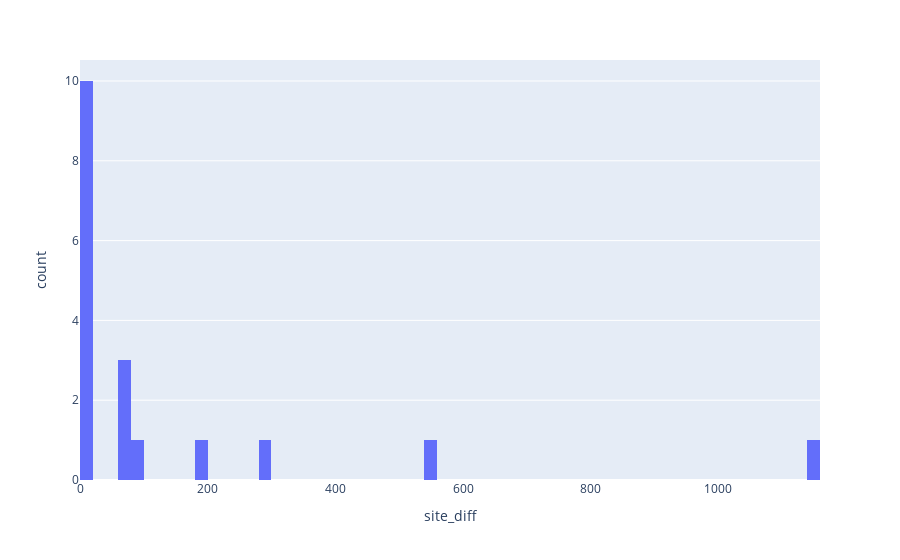

Notebook source saved alongside this figure:
### Code cell
fig = px.histogram(duplicates, x="site_diff", nbins=60)
fig.show()

### Figure 1 — Plotly figure (JSON) as saved in the notebook; plotly's stock layout.template omitted (floating-point values rounded to 4 significant figures)
{"data": [{"alignmentgroup": "True", "bingroup": "x", "hovertemplate": "site_diff=%{x}<br>count=%{y}<extra></extra>", "legendgroup": "", "marker": {"color": "#636efa", "pattern": {"shape": ""}}, "name": "", "nbinsx": 60, "offsetgroup": "", "orientation": "v", "showlegend": false, "type": "histogram", "x": [61, 6, 6, 10, 2, 0, 189, 75, 99, 0, 2, 1, 0, 70, 1150, 1, 558, 283], "xaxis": "x", "yaxis": "y"}], "layout": {"barmode": "relative", "legend": {"tracegroupgap": 0}, "margin": {"t": 60}, "xaxis": {"anchor": "y", "domain": [0, 1], "title": {"text": "site_diff"}}, "yaxis": {"anchor": "x", "domain": [0, 1], "title": {"text": "count"}}}}
